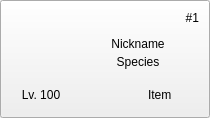
<?xml version="1.0" encoding="UTF-8"?>
<ui version="4.0">
 <class>PokeButton</class>
 <widget class="QPushButton" name="PokeButton">
  <property name="geometry">
   <rect>
    <x>0</x>
    <y>0</y>
    <width>210</width>
    <height>100</height>
   </rect>
  </property>
  <property name="sizePolicy">
   <sizepolicy hsizetype="Minimum" vsizetype="Minimum">
    <horstretch>0</horstretch>
    <verstretch>0</verstretch>
   </sizepolicy>
  </property>
  <property name="acceptDrops">
   <bool>true</bool>
  </property>
  <property name="checkable">
   <bool>true</bool>
  </property>
  <layout class="QGridLayout" name="gridLayout">
   <item row="1" column="0">
    <widget class="QLabel" name="sprite">
     <property name="sizePolicy">
      <sizepolicy hsizetype="Fixed" vsizetype="Fixed">
       <horstretch>0</horstretch>
       <verstretch>10</verstretch>
      </sizepolicy>
     </property>
     <property name="minimumSize">
      <size>
       <width>60</width>
       <height>60</height>
      </size>
     </property>
     <property name="maximumSize">
      <size>
       <width>60</width>
       <height>60</height>
      </size>
     </property>
     <property name="text">
      <string/>
     </property>
     <property name="scaledContents">
      <bool>true</bool>
     </property>
    </widget>
   </item>
   <item row="3" column="0">
    <widget class="QLabel" name="level">
     <property name="text">
      <string>Lv. 100</string>
     </property>
     <property name="alignment">
      <set>Qt::AlignCenter</set>
     </property>
    </widget>
   </item>
   <item row="0" column="1" rowspan="3">
    <layout class="QVBoxLayout" name="verticalLayout">
     <property name="spacing">
      <number>0</number>
     </property>
     <item>
      <widget class="QLabel" name="number">
       <property name="text">
        <string>#1</string>
       </property>
       <property name="alignment">
        <set>Qt::AlignRight|Qt::AlignTop|Qt::AlignTrailing</set>
       </property>
       <property name="margin">
        <number>2</number>
       </property>
      </widget>
     </item>
     <item>
      <widget class="QLabel" name="nickname">
       <property name="text">
        <string>Nickname</string>
       </property>
       <property name="alignment">
        <set>Qt::AlignCenter</set>
       </property>
      </widget>
     </item>
     <item>
      <widget class="QLabel" name="species">
       <property name="text">
        <string>Species</string>
       </property>
       <property name="alignment">
        <set>Qt::AlignHCenter|Qt::AlignTop</set>
       </property>
      </widget>
     </item>
    </layout>
   </item>
   <item row="3" column="1">
    <layout class="QHBoxLayout" name="horizontalLayout">
     <property name="spacing">
      <number>3</number>
     </property>
     <item>
      <spacer name="horizontalSpacer">
       <property name="orientation">
        <enum>Qt::Horizontal</enum>
       </property>
       <property name="sizeHint" stdset="0">
        <size>
         <width>40</width>
         <height>20</height>
        </size>
       </property>
      </spacer>
     </item>
     <item>
      <widget class="QLabel" name="itemLabel">
       <property name="text">
        <string>Item</string>
       </property>
      </widget>
     </item>
     <item>
      <widget class="QLabel" name="item">
       <property name="minimumSize">
        <size>
         <width>24</width>
         <height>24</height>
        </size>
       </property>
       <property name="maximumSize">
        <size>
         <width>24</width>
         <height>24</height>
        </size>
       </property>
       <property name="text">
        <string/>
       </property>
      </widget>
     </item>
    </layout>
   </item>
   <item row="0" column="0">
    <spacer name="verticalSpacer">
     <property name="orientation">
      <enum>Qt::Vertical</enum>
     </property>
     <property name="sizeHint" stdset="0">
      <size>
       <width>20</width>
       <height>40</height>
      </size>
     </property>
    </spacer>
   </item>
   <item row="2" column="0">
    <spacer name="verticalSpacer_2">
     <property name="orientation">
      <enum>Qt::Vertical</enum>
     </property>
     <property name="sizeHint" stdset="0">
      <size>
       <width>20</width>
       <height>40</height>
      </size>
     </property>
    </spacer>
   </item>
  </layout>
 </widget>
 <resources/>
 <connections/>
</ui>
